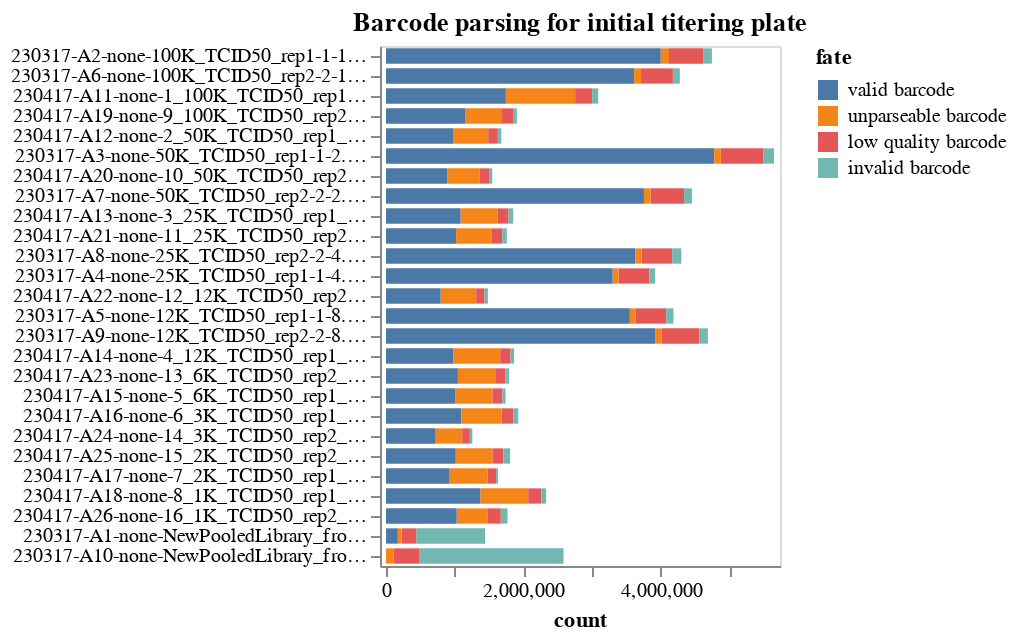

Write notebook code for a chart like this one.
### Markdown cell above
## Statistics on barcode-parsing for each sample
Make interactive chart of the "fates" of the sequencing reads parsed for each sample on the plate.

If most sequencing reads are not "valid barcodes", this could potentially indicate some problem in the sequencing or barcode set you are parsing.

Potential fates are:
 - *valid barcode*: barcode that matches a known virus or neutralization standard, we hope most reads are this.
 - *invalid barcode*: a barcode with proper flanking sequences, but does not match a known virus or neutralization standard. If you  have a lot of reads of this type, it is probably a good idea to look at the invalid barcode CSVs (in the `./results/barcode_invalid/` subdirectory created by the pipeline) to see what these invalid barcodes are.
 - *unparseable barcode*: could not parse a barcode from this read as there was not a sequence of the correct length with the appropriate flanking sequence.
 - *low quality barcode*: low-quality or `N` nucleotides in barcode, could indicate problem with sequencing.
 - *failed chastity filter*: reads that failed the Illumina chastity filter, if these are reported in the FASTQ (they may not be).

Also, if the number of reads per sample is very uneven, that could indicate that you did not do a good job of balancing the different samples in the Illumina sequencing.

### Code cell
fates = (
    pd.concat([pd.read_csv(f).assign(well=os.path.basename(f).strip('_fates.csv')) for f, s in zip(fate_csvs, samples)])
    .merge(samples_df, validate="many_to_one", on="well")
    .assign(
        fate_counts=lambda x: x.groupby("fate")["count"].transform("sum"),
        sample_well=lambda x: x["sample"] + " (" + x["well"] + ")",
    )
    .query("fate_counts > 0")[  # only keep fates with at least one count
        ["fate", "count", "well", "sample_well", "dilution_factor"]
    ]
)

assert len(fates) == len(fates.drop_duplicates())


sample_wells = list(
    fates.sort_values(["dilution_factor"])["sample_well"]
)



fates_chart = (
    alt.Chart(fates)
    .encode(
        alt.X("count", scale=alt.Scale(nice=False, padding=3)),
        alt.Y(
            "sample_well",
            title=None,
            sort=sample_wells,
        ),
        alt.Color("fate", sort=sorted(fates["fate"].unique(), reverse=True)),
        alt.Order("fate", sort="descending"),
        tooltip=fates.columns.tolist(),
    )
    .mark_bar(height={"band": 0.85})
    .properties(
        height=alt.Step(10),
        width=200,
        title=f"Barcode parsing for initial titering plate",
    )
    .configure_axis(grid=False)
)

fates_chart

### Figure 1 — Vega-Lite specification as saved in the notebook (floating-point values rounded to 4 significant figures)
{"config": {"view": {"continuousWidth": 300, "continuousHeight": 300}, "axis": {"grid": false}}, "data": {"name": "data-993ddbb044d21b4b674b8fb116f7ef4f"}, "mark": {"type": "bar", "height": {"band": 0.85}}, "encoding": {"color": {"field": "fate", "sort": ["valid barcode", "unparseable barcode", "low quality barcode", "invalid barcode"], "type": "nominal"}, "order": {"field": "fate", "sort": "descending", "type": "nominal"}, "tooltip": [{"field": "fate", "type": "nominal"}, {"field": "count", "type": "quantitative"}, {"field": "well", "type": "nominal"}, {"field": "sample_well", "type": "nominal"}, {"field": "dilution_factor", "type": "quantitative"}], "x": {"field": "count", "scale": {"nice": false, "padding": 3}, "type": "quantitative"}, "y": {"field": "sample_well", "sort": ["230317-A2-none-100K_TCID50_rep1-1-1.0 (A2)", "230317-A2-none-100K_TCID50_rep1-1-1.0 (A2)", "230317-A2-none-100K_TCID50_rep1-1-1.0 (A2)", "230317-A2-none-100K_TCID50_rep1-1-1.0 (A2)", "230317-A6-none-100K_TCID50_rep2-2-1.0 (A6)", "230317-A6-none-100K_TCID50_rep2-2-1.0 (A6)", "230317-A6-none-100K_TCID50_rep2-2-1.0 (A6)", "230317-A6-none-100K_TCID50_rep2-2-1.0 (A6)", "230417-A11-none-1_100K_TCID50_rep1_MOItest-1-1.0 (A11)", "230417-A11-none-1_100K_TCID50_rep1_MOItest-1-1.0 (A11)", "230417-A11-none-1_100K_TCID50_rep1_MOItest-1-1.0 (A11)", "230417-A11-none-1_100K_TCID50_rep1_MOItest-1-1.0 (A11)", "230417-A19-none-9_100K_TCID50_rep2_MOItest-2-1.0 (A19)", "230417-A19-none-9_100K_TCID50_rep2_MOItest-2-1.0 (A19)", "230417-A19-none-9_100K_TCID50_rep2_MOItest-2-1.0 (A19)", "230417-A19-none-9_100K_TCID50_rep2_MOItest-2-1.0 (A19)", "230417-A12-none-2_50K_TCID50_rep1_MOItest-1-2.0 (A12)", "230417-A12-none-2_50K_TCID50_rep1_MOItest-1-2.0 (A12)", "230417-A12-none-2_50K_TCID50_rep1_MOItest-1-2.0 (A12)", "230417-A12-none-2_50K_TCID50_rep1_MOItest-1-2.0 (A12)", "230317-A3-none-50K_TCID50_rep1-1-2.0 (A3)", "230317-A3-none-50K_TCID50_rep1-1-2.0 (A3)", "230317-A3-none-50K_TCID50_rep1-1-2.0 (A3)", "230317-A3-none-50K_TCID50_rep1-1-2.0 (A3)", "230417-A20-none-10_50K_TCID50_rep2_MOItest-2-2.0 (A20)", "230417-A20-none-10_50K_TCID50_rep2_MOItest-2-2.0 (A20)", "230417-A20-none-10_50K_TCID50_rep2_MOItest-2-2.0 (A20)", "230417-A20-none-10_50K_TCID50_rep2_MOItest-2-2.0 (A20)", "230317-A7-none-50K_TCID50_rep2-2-2.0 (A7)", "230317-A7-none-50K_TCID50_rep2-2-2.0 (A7)", "230317-A7-none-50K_TCID50_rep2-2-2.0 (A7)", "230317-A7-none-50K_TCID50_rep2-2-2.0 (A7)", "230417-A13-none-3_25K_TCID50_rep1_MOItest-1-4.0 (A13)", "230417-A13-none-3_25K_TCID50_rep1_MOItest-1-4.0 (A13)", "230417-A13-none-3_25K_TCID50_rep1_MOItest-1-4.0 (A13)", "230417-A13-none-3_25K_TCID50_rep1_MOItest-1-4.0 (A13)", "230417-A21-none-11_25K_TCID50_rep2_MOItest-2-4.0 (A21)", "230417-A21-none-11_25K_TCID50_rep2_MOItest-2-4.0 (A21)", "230417-A21-none-11_25K_TCID50_rep2_MOItest-2-4.0 (A21)", "230417-A21-none-11_25K_TCID50_rep2_MOItest-2-4.0 (A21)", "230317-A8-none-25K_TCID50_rep2-2-4.0 (A8)", "230317-A8-none-25K_TCID50_rep2-2-4.0 (A8)", "230317-A8-none-25K_TCID50_rep2-2-4.0 (A8)", "230317-A8-none-25K_TCID50_rep2-2-4.0 (A8)", "230317-A4-none-25K_TCID50_rep1-1-4.0 (A4)", "230317-A4-none-25K_TCID50_rep1-1-4.0 (A4)", "230317-A4-none-25K_TCID50_rep1-1-4.0 (A4)", "230317-A4-none-25K_TCID50_rep1-1-4.0 (A4)", "230417-A22-none-12_12K_TCID50_rep2_MOItest-2-8.0 (A22)", "230417-A22-none-12_12K_TCID50_rep2_MOItest-2-8.0 (A22)", "230417-A22-none-12_12K_TCID50_rep2_MOItest-2-8.0 (A22)", "230417-A22-none-12_12K_TCID50_rep2_MOItest-2-8.0 (A22)", "230317-A5-none-12K_TCID50_rep1-1-8.0 (A5)", "230317-A5-none-12K_TCID50_rep1-1-8.0 (A5)", "230317-A5-none-12K_TCID50_rep1-1-8.0 (A5)", "230317-A5-none-12K_TCID50_rep1-1-8.0 (A5)", "230317-A9-none-12K_TCID50_rep2-2-8.0 (A9)", "230317-A9-none-12K_TCID50_rep2-2-8.0 (A9)", "230317-A9-none-12K_TCID50_rep2-2-8.0 (A9)", "230317-A9-none-12K_TCID50_rep2-2-8.0 (A9)", "230417-A14-none-4_12K_TCID50_rep1_MOItest-1-8.0 (A14)", "230417-A14-none-4_12K_TCID50_rep1_MOItest-1-8.0 (A14)", "230417-A14-none-4_12K_TCID50_rep1_MOItest-1-8.0 (A14)", "230417-A14-none-4_12K_TCID50_rep1_MOItest-1-8.0 (A14)", "230417-A23-none-13_6K_TCID50_rep2_MOItest-2-16.0 (A23)", "230417-A23-none-13_6K_TCID50_rep2_MOItest-2-16.0 (A23)", "230417-A23-none-13_6K_TCID50_rep2_MOItest-2-16.0 (A23)", "230417-A23-none-13_6K_TCID50_rep2_MOItest-2-16.0 (A23)", "230417-A15-none-5_6K_TCID50_rep1_MOItest-1-16.0 (A15)", "230417-A15-none-5_6K_TCID50_rep1_MOItest-1-16.0 (A15)", "230417-A15-none-5_6K_TCID50_rep1_MOItest-1-16.0 (A15)", "230417-A15-none-5_6K_TCID50_rep1_MOItest-1-16.0 (A15)", "230417-A16-none-6_3K_TCID50_rep1_MOItest-1-32.0 (A16)", "230417-A16-none-6_3K_TCID50_rep1_MOItest-1-32.0 (A16)", "230417-A16-none-6_3K_TCID50_rep1_MOItest-1-32.0 (A16)", "230417-A16-none-6_3K_TCID50_rep1_MOItest-1-32.0 (A16)", "230417-A24-none-14_3K_TCID50_rep2_MOItest-2-32.0 (A24)", "230417-A24-none-14_3K_TCID50_rep2_MOItest-2-32.0 (A24)", "230417-A24-none-14_3K_TCID50_rep2_MOItest-2-32.0 (A24)", "230417-A24-none-14_3K_TCID50_rep2_MOItest-2-32.0 (A24)", "230417-A25-none-15_2K_TCID50_rep2_MOItest-2-64.0 (A25)", "230417-A25-none-15_2K_TCID50_rep2_MOItest-2-64.0 (A25)", "230417-A25-none-15_2K_TCID50_rep2_MOItest-2-64.0 (A25)", "230417-A25-none-15_2K_TCID50_rep2_MOItest-2-64.0 (A25)", "230417-A17-none-7_2K_TCID50_rep1_MOItest-1-64.0 (A17)", "230417-A17-none-7_2K_TCID50_rep1_MOItest-1-64.0 (A17)", "230417-A17-none-7_2K_TCID50_rep1_MOItest-1-64.0 (A17)", "230417-A17-none-7_2K_TCID50_rep1_MOItest-1-64.0 (A17)", "230417-A18-none-8_1K_TCID50_rep1_MOItest-1-128.0 (A18)", "230417-A18-none-8_1K_TCID50_rep1_MOItest-1-128.0 (A18)", "230417-A18-none-8_1K_TCID50_rep1_MOItest-1-128.0 (A18)", "230417-A18-none-8_1K_TCID50_rep1_MOItest-1-128.0 (A18)", "230417-A26-none-16_1K_TCID50_rep2_MOItest-2-128.0 (A26)", "230417-A26-none-16_1K_TCID50_rep2_MOItest-2-128.0 (A26)", "230417-A26-none-16_1K_TCID50_rep2_MOItest-2-128.0 (A26)", "230417-A26-none-16_1K_TCID50_rep2_MOItest-2-128.0 (A26)", "230317-A1-none-NewPooledLibrary_fromvRNA-1-nan (A1)", "230317-A1-none-NewPooledLibrary_fromvRNA-1-nan (A1)", "230317-A1-none-NewPooledLibrary_fromvRNA-1-nan (A1)", "230317-A1-none-NewPooledLibrary_fromvRNA-1-nan (A1)", "230317-A10-none-NewPooledLibrary_fromplasmid-1-nan (A10)", "230317-A10-none-NewPooledLibrary_fromplasmid-1-nan (A10)", "230317-A10-none-NewPooledLibrary_fromplasmid-1-nan (A10)", "230317-A10-none-NewPooledLibrary_fromplasmid-1-nan (A10)"], "title": null, "type": "nominal"}}, "height": {"step": 10}, "title": "Barcode parsing for initial titering plate", "width": 200, "$schema": "https://vega.github.io/schema/vega-lite/v5.16.3.json", "datasets": {"data-993ddbb044d21b4b674b8fb116f7ef4f": [{"fate": "invalid barcode", "count": 1004536, "well": "A1", "sample_well": "230317-A1-none-NewPooledLibrary_fromvRNA-1-nan (A1)", "dilution_factor": null}, {"fate": "low quality barcode", "count": 213195, "well": "A1", "sample_well": "230317-A1-none-NewPooledLibrary_fromvRNA-1-nan (A1)", "dilution_factor": null}, {"fate": "valid barcode", "count": 172585, "well": "A1", "sample_well": "230317-A1-none-NewPooledLibrary_fromvRNA-1-nan (A1)", "dilution_factor": null}, {"fate": "unparseable barcode", "count": 54292, "well": "A1", "sample_well": "230317-A1-none-NewPooledLibrary_fromvRNA-1-nan (A1)", "dilution_factor": null}, {"fate": "valid barcode", "count": 4003701, "well": "A2", "sample_well": "230317-A2-none-100K_TCID50_rep1-1-1.0 (A2)", "dilution_factor": 1.0}, {"fate": "low quality barcode", "count": 503718, "well": "A2", "sample_well": "230317-A2-none-100K_TCID50_rep1-1-1.0 (A2)", "dilution_factor": 1.0}, {"fate": "invalid barcode", "count": 122321, "well": "A2", "sample_well": "230317-A2-none-100K_TCID50_rep1-1-1.0 (A2)", "dilution_factor": 1.0}, {"fate": "unparseable barcode", "count": 119907, "well": "A2", "sample_well": "230317-A2-none-100K_TCID50_rep1-1-1.0 (A2)", "dilution_factor": 1.0}, {"fate": "valid barcode", "count": 4782458, "well": "A3", "sample_well": "230317-A3-none-50K_TCID50_rep1-1-2.0 (A3)", "dilution_factor": 2.0}, {"fate": "low quality barcode", "count": 623147, "well": "A3", "sample_well": "230317-A3-none-50K_TCID50_rep1-1-2.0 (A3)", "dilution_factor": 2.0}, {"fate": "invalid barcode", "count": 152097, "well": "A3", "sample_well": "230317-A3-none-50K_TCID50_rep1-1-2.0 (A3)", "dilution_factor": 2.0}, {"fate": "unparseable barcode", "count": 96209, "well": "A3", "sample_well": "230317-A3-none-50K_TCID50_rep1-1-2.0 (A3)", "dilution_factor": 2.0}, {"fate": "valid barcode", "count": 3303830, "well": "A4", "sample_well": "230317-A4-none-25K_TCID50_rep1-1-4.0 (A4)", "dilution_factor": 4.0}, {"fate": "low quality barcode", "count": 450329, "well": "A4", "sample_well": "230317-A4-none-25K_TCID50_rep1-1-4.0 (A4)", "dilution_factor": 4.0}, {"fate": "unparseable barcode", "count": 84927, "well": "A4", "sample_well": "230317-A4-none-25K_TCID50_rep1-1-4.0 (A4)", "dilution_factor": 4.0}, {"fate": "invalid barcode", "count": 83010, "well": "A4", "sample_well": "230317-A4-none-25K_TCID50_rep1-1-4.0 (A4)", "dilution_factor": 4.0}, {"fate": "valid barcode", "count": 3553123, "well": "A5", "sample_well": "230317-A5-none-12K_TCID50_rep1-1-8.0 (A5)", "dilution_factor": 8.0}, {"fate": "low quality barcode", "count": 442637, "well": "A5", "sample_well": "230317-A5-none-12K_TCID50_rep1-1-8.0 (A5)", "dilution_factor": 8.0}, {"fate": "invalid barcode", "count": 106345, "well": "A5", "sample_well": "230317-A5-none-12K_TCID50_rep1-1-8.0 (A5)", "dilution_factor": 8.0}, {"fate": "unparseable barcode", "count": 87539, "well": "A5", "sample_well": "230317-A5-none-12K_TCID50_rep1-1-8.0 (A5)", "dilution_factor": 8.0}, {"fate": "valid barcode", "count": 3615764, "well": "A6", "sample_well": "230317-A6-none-100K_TCID50_rep2-2-1.0 (A6)", "dilution_factor": 1.0}, {"fate": "low quality barcode", "count": 464398, "well": "A6", "sample_well": "230317-A6-none-100K_TCID50_rep2-2-1.0 (A6)", "dilution_factor": 1.0}, {"fate": "invalid barcode", "count": 100902, "well": "A6", "sample_well": "230317-A6-none-100K_TCID50_rep2-2-1.0 (A6)", "dilution_factor": 1.0}, {"fate": "unparseable barcode", "count": 100636, "well": "A6", "sample_well": "230317-A6-none-100K_TCID50_rep2-2-1.0 (A6)", "dilution_factor": 1.0}, {"fate": "valid barcode", "count": 3759100, "well": "A7", "sample_well": "230317-A7-none-50K_TCID50_rep2-2-2.0 (A7)", "dilution_factor": 2.0}, {"fate": "low quality barcode", "count": 490540, "well": "A7", "sample_well": "230317-A7-none-50K_TCID50_rep2-2-2.0 (A7)", "dilution_factor": 2.0}, {"fate": "invalid barcode", "count": 114115, "well": "A7", "sample_well": "230317-A7-none-50K_TCID50_rep2-2-2.0 (A7)", "dilution_factor": 2.0}, {"fate": "unparseable barcode", "count": 94826, "well": "A7", "sample_well": "230317-A7-none-50K_TCID50_rep2-2-2.0 (A7)", "dilution_factor": 2.0}, {"fate": "valid barcode", "count": 3636028, "well": "A8", "sample_well": "230317-A8-none-25K_TCID50_rep2-2-4.0 (A8)", "dilution_factor": 4.0}, {"fate": "low quality barcode", "count": 442901, "well": "A8", "sample_well": "230317-A8-none-25K_TCID50_rep2-2-4.0 (A8)", "dilution_factor": 4.0}, {"fate": "invalid barcode", "count": 133272, "well": "A8", "sample_well": "230317-A8-none-25K_TCID50_rep2-2-4.0 (A8)", "dilution_factor": 4.0}, {"fate": "unparseable barcode", "count": 91574, "well": "A8", "sample_well": "230317-A8-none-25K_TCID50_rep2-2-4.0 (A8)", "dilution_factor": 4.0}, {"fate": "valid barcode", "count": 3929089, "well": "A9", "sample_well": "230317-A9-none-12K_TCID50_rep2-2-8.0 (A9)", "dilution_factor": 8.0}, {"fate": "low quality barcode", "count": 549156, "well": "A9", "sample_well": "230317-A9-none-12K_TCID50_rep2-2-8.0 (A9)", "dilution_factor": 8.0}, {"fate": "invalid barcode", "count": 122156, "well": "A9", "sample_well": "230317-A9-none-12K_TCID50_rep2-2-8.0 (A9)", "dilution_factor": 8.0}, {"fate": "unparseable barcode", "count": 90805, "well": "A9", "sample_well": "230317-A9-none-12K_TCID50_rep2-2-8.0 (A9)", "dilution_factor": 8.0}, {"fate": "invalid barcode", "count": 2105067, "well": "A10", "sample_well": "230317-A10-none-NewPooledLibrary_fromplasmid-1-nan (A10)", "dilution_factor": null}, {"fate": "low quality barcode", "count": 370637, "well": "A10", "sample_well": "230317-A10-none-NewPooledLibrary_fromplasmid-1-nan (A10)", "dilution_factor": null}, {"fate": "unparseable barcode", "count": 111399, "well": "A10", "sample_well": "230317-A10-none-NewPooledLibrary_fromplasmid-1-nan (A10)", "dilution_factor": null}, {"fate": "valid barcode", "count": 17, "well": "A10", "sample_well": "230317-A10-none-NewPooledLibrary_fromplasmid-1-nan (A10)", "dilution_factor": null}, {"fate": "valid barcode", "count": 1746594, "well": "A11", "sample_well": "230417-A11-none-1_100K_TCID50_rep1_MOItest-1-1.0 (A11)", "dilution_factor": 1.0}, {"fate": "unparseable barcode", "count": 1009833, "well": "A11", "sample_well": "230417-A11-none-1_100K_TCID50_rep1_MOItest-1-1.0 (A11)", "dilution_factor": 1.0}, {"fate": "low quality barcode", "count": 247279, "well": "A11", "sample_well": "230417-A11-none-1_100K_TCID50_rep1_MOItest-1-1.0 (A11)", "dilution_factor": 1.0}, {"fate": "invalid barcode", "count": 88356, "well": "A11", "sample_well": "230417-A11-none-1_100K_TCID50_rep1_MOItest-1-1.0 (A11)", "dilution_factor": 1.0}, {"fate": "valid barcode", "count": 985962, "well": "A12", "sample_well": "230417-A12-none-2_50K_TCID50_rep1_MOItest-1-2.0 (A12)", "dilution_factor": 2.0}, {"fate": "unparseable barcode", "count": 503322, "well": "A12", "sample_well": "230417-A12-none-2_50K_TCID50_rep1_MOItest-1-2.0 (A12)", "dilution_factor": 2.0}, {"fate": "low quality barcode", "count": 140503, "well": "A12", "sample_well": "230417-A12-none-2_50K_TCID50_rep1_MOItest-1-2.0 (A12)", "dilution_factor": 2.0}, {"fate": "invalid barcode", "count": 50551, "well": "A12", "sample_well": "230417-A12-none-2_50K_TCID50_rep1_MOItest-1-2.0 (A12)", "dilution_factor": 2.0}, {"fate": "valid barcode", "count": 1088001, "well": "A13", "sample_well": "230417-A13-none-3_25K_TCID50_rep1_MOItest-1-4.0 (A13)", "dilution_factor": 4.0}, {"fate": "unparseable barcode", "count": 541227, "well": "A13", "sample_well": "230417-A13-none-3_25K_TCID50_rep1_MOItest-1-4.0 (A13)", "dilution_factor": 4.0}, {"fate": "low quality barcode", "count": 156040, "well": "A13", "sample_well": "230417-A13-none-3_25K_TCID50_rep1_MOItest-1-4.0 (A13)", "dilution_factor": 4.0}, {"fate": "invalid barcode", "count": 68718, "well": "A13", "sample_well": "230417-A13-none-3_25K_TCID50_rep1_MOItest-1-4.0 (A13)", "dilution_factor": 4.0}, {"fate": "valid barcode", "count": 985109, "well": "A14", "sample_well": "230417-A14-none-4_12K_TCID50_rep1_MOItest-1-8.0 (A14)", "dilution_factor": 8.0}, {"fate": "unparseable barcode", "count": 678360, "well": "A14", "sample_well": "230417-A14-none-4_12K_TCID50_rep1_MOItest-1-8.0 (A14)", "dilution_factor": 8.0}, {"fate": "low quality barcode", "count": 151036, "well": "A14", "sample_well": "230417-A14-none-4_12K_TCID50_rep1_MOItest-1-8.0 (A14)", "dilution_factor": 8.0}, {"fate": "invalid barcode", "count": 52293, "well": "A14", "sample_well": "230417-A14-none-4_12K_TCID50_rep1_MOItest-1-8.0 (A14)", "dilution_factor": 8.0}, {"fate": "valid barcode", "count": 1008268, "well": "A15", "sample_well": "230417-A15-none-5_6K_TCID50_rep1_MOItest-1-16.0 (A15)", "dilution_factor": 16.0}, {"fate": "unparseable barcode", "count": 543098, "well": "A15", "sample_well": "230417-A15-none-5_6K_TCID50_rep1_MOItest-1-16.0 (A15)", "dilution_factor": 16.0}, {"fate": "low quality barcode", "count": 145299, "well": "A15", "sample_well": "230417-A15-none-5_6K_TCID50_rep1_MOItest-1-16.0 (A15)", "dilution_factor": 16.0}, {"fate": "invalid barcode", "count": 46274, "well": "A15", "sample_well": "230417-A15-none-5_6K_TCID50_rep1_MOItest-1-16.0 (A15)", "dilution_factor": 16.0}, {"fate": "valid barcode", "count": 1097095, "well": "A16", "sample_well": "230417-A16-none-6_3K_TCID50_rep1_MOItest-1-32.0 (A16)", "dilution_factor": 32.0}, {"fate": "unparseable barcode", "count": 588088, "well": "A16", "sample_well": "230417-A16-none-6_3K_TCID50_rep1_MOItest-1-32.0 (A16)", "dilution_factor": 32.0}, {"fate": "low quality barcode", "count": 171518, "well": "A16", "sample_well": "230417-A16-none-6_3K_TCID50_rep1_MOItest-1-32.0 (A16)", "dilution_factor": 32.0}, {"fate": "invalid barcode", "count": 70590, "well": "A16", "sample_well": "230417-A16-none-6_3K_TCID50_rep1_MOItest-1-32.0 (A16)", "dilution_factor": 32.0}, {"fate": "valid barcode", "count": 927947, "well": "A17", "sample_well": "230417-A17-none-7_2K_TCID50_rep1_MOItest-1-64.0 (A17)", "dilution_factor": 64.0}, {"fate": "unparseable barcode", "count": 552010, "well": "A17", "sample_well": "230417-A17-none-7_2K_TCID50_rep1_MOItest-1-64.0 (A17)", "dilution_factor": 64.0}, {"fate": "low quality barcode", "count": 124536, "well": "A17", "sample_well": "230417-A17-none-7_2K_TCID50_rep1_MOItest-1-64.0 (A17)", "dilution_factor": 64.0}, {"fate": "invalid barcode", "count": 28944, "well": "A17", "sample_well": "230417-A17-none-7_2K_TCID50_rep1_MOItest-1-64.0 (A17)", "dilution_factor": 64.0}, {"fate": "valid barcode", "count": 1377380, "well": "A18", "sample_well": "230417-A18-none-8_1K_TCID50_rep1_MOItest-1-128.0 (A18)", "dilution_factor": 128.0}, {"fate": "unparseable barcode", "count": 694714, "well": "A18", "sample_well": "230417-A18-none-8_1K_TCID50_rep1_MOItest-1-128.0 (A18)", "dilution_factor": 128.0}, {"fate": "low quality barcode", "count": 190259, "well": "A18", "sample_well": "230417-A18-none-8_1K_TCID50_rep1_MOItest-1-128.0 (A18)", "dilution_factor": 128.0}, {"fate": "invalid barcode", "count": 71791, "well": "A18", "sample_well": "230417-A18-none-8_1K_TCID50_rep1_MOItest-1-128.0 (A18)", "dilution_factor": 128.0}, {"fate": "valid barcode", "count": 1152138, "well": "A19", "sample_well": "230417-A19-none-9_100K_TCID50_rep2_MOItest-2-1.0 (A19)", "dilution_factor": 1.0}, {"fate": "unparseable barcode", "count": 538655, "well": "A19", "sample_well": "230417-A19-none-9_100K_TCID50_rep2_MOItest-2-1.0 (A19)", "dilution_factor": 1.0}, {"fate": "low quality barcode", "count": 160496, "well": "A19", "sample_well": "230417-A19-none-9_100K_TCID50_rep2_MOItest-2-1.0 (A19)", "dilution_factor": 1.0}, {"fate": "invalid barcode", "count": 55631, "well": "A19", "sample_well": "230417-A19-none-9_100K_TCID50_rep2_MOItest-2-1.0 (A19)", "dilution_factor": 1.0}, {"fate": "valid barcode", "count": 896563, "well": "A20", "sample_well": "230417-A20-none-10_50K_TCID50_rep2_MOItest-2-2.0 (A20)", "dilution_factor": 2.0}, {"fate": "unparseable barcode", "count": 471285, "well": "A20", "sample_well": "230417-A20-none-10_50K_TCID50_rep2_MOItest-2-2.0 (A20)", "dilution_factor": 2.0}, {"fate": "low quality barcode", "count": 133823, "well": "A20", "sample_well": "230417-A20-none-10_50K_TCID50_rep2_MOItest-2-2.0 (A20)", "dilution_factor": 2.0}, {"fate": "invalid barcode", "count": 46870, "well": "A20", "sample_well": "230417-A20-none-10_50K_TCID50_rep2_MOItest-2-2.0 (A20)", "dilution_factor": 2.0}, {"fate": "valid barcode", "count": 1021815, "well": "A21", "sample_well": "230417-A21-none-11_25K_TCID50_rep2_MOItest-2-4.0 (A21)", "dilution_factor": 4.0}, {"fate": "unparseable barcode", "count": 520417, "well": "A21", "sample_well": "230417-A21-none-11_25K_TCID50_rep2_MOItest-2-4.0 (A21)", "dilution_factor": 4.0}, {"fate": "low quality barcode", "count": 152782, "well": "A21", "sample_well": "230417-A21-none-11_25K_TCID50_rep2_MOItest-2-4.0 (A21)", "dilution_factor": 4.0}, {"fate": "invalid barcode", "count": 65719, "well": "A21", "sample_well": "230417-A21-none-11_25K_TCID50_rep2_MOItest-2-4.0 (A21)", "dilution_factor": 4.0}, {"fate": "valid barcode", "count": 797467, "well": "A22", "sample_well": "230417-A22-none-12_12K_TCID50_rep2_MOItest-2-8.0 (A22)", "dilution_factor": 8.0}, {"fate": "unparseable barcode", "count": 516522, "well": "A22", "sample_well": "230417-A22-none-12_12K_TCID50_rep2_MOItest-2-8.0 (A22)", "dilution_factor": 8.0}, {"fate": "low quality barcode", "count": 121893, "well": "A22", "sample_well": "230417-A22-none-12_12K_TCID50_rep2_MOItest-2-8.0 (A22)", "dilution_factor": 8.0}, {"fate": "invalid barcode", "count": 49144, "well": "A22", "sample_well": "230417-A22-none-12_12K_TCID50_rep2_MOItest-2-8.0 (A22)", "dilution_factor": 8.0}, {"fate": "valid barcode", "count": 1047869, "well": "A23", "sample_well": "230417-A23-none-13_6K_TCID50_rep2_MOItest-2-16.0 (A23)", "dilution_factor": 16.0}, {"fate": "unparseable barcode", "count": 544857, "well": "A23", "sample_well": "230417-A23-none-13_6K_TCID50_rep2_MOItest-2-16.0 (A23)", "dilution_factor": 16.0}, {"fate": "low quality barcode", "count": 148184, "well": "A23", "sample_well": "230417-A23-none-13_6K_TCID50_rep2_MOItest-2-16.0 (A23)", "dilution_factor": 16.0}, {"fate": "invalid barcode", "count": 51610, "well": "A23", "sample_well": "230417-A23-none-13_6K_TCID50_rep2_MOItest-2-16.0 (A23)", "dilution_factor": 16.0}, {"fate": "valid barcode", "count": 724508, "well": "A24", "sample_well": "230417-A24-none-14_3K_TCID50_rep2_MOItest-2-32.0 (A24)", "dilution_factor": 32.0}, {"fate": "unparseable barcode", "count": 386408, "well": "A24", "sample_well": "230417-A24-none-14_3K_TCID50_rep2_MOItest-2-32.0 (A24)", "dilution_factor": 32.0}, {"fate": "low quality barcode", "count": 111312, "well": "A24", "sample_well": "230417-A24-none-14_3K_TCID50_rep2_MOItest-2-32.0 (A24)", "dilution_factor": 32.0}, {"fate": "invalid barcode", "count": 36051, "well": "A24", "sample_well": "230417-A24-none-14_3K_TCID50_rep2_MOItest-2-32.0 (A24)", "dilution_factor": 32.0}, {"fate": "valid barcode", "count": 1016734, "well": "A25", "sample_well": "230417-A25-none-15_2K_TCID50_rep2_MOItest-2-64.0 (A25)", "dilution_factor": 64.0}, {"fate": "unparseable barcode", "count": 535432, "well": "A25", "sample_well": "230417-A25-none-15_2K_TCID50_rep2_MOItest-2-64.0 (A25)", "dilution_factor": 64.0}, {"fate": "low quality barcode", "count": 159936, "well": "A25", "sample_well": "230417-A25-none-15_2K_TCID50_rep2_MOItest-2-64.0 (A25)", "dilution_factor": 64.0}, {"fate": "invalid barcode", "count": 97611, "well": "A25", "sample_well": "230417-A25-none-15_2K_TCID50_rep2_MOItest-2-64.0 (A25)", "dilution_factor": 64.0}, {"fate": "valid barcode", "count": 1031586, "well": "A26", "sample_well": "230417-A26-none-16_1K_TCID50_rep2_MOItest-2-128.0 (A26)", "dilution_factor": 128.0}, {"fate": "unparseable barcode", "count": 453338, "well": "A26", "sample_well": "230417-A26-none-16_1K_TCID50_rep2_MOItest-2-128.0 (A26)", "dilution_factor": 128.0}, {"fate": "low quality barcode", "count": 188247, "well": "A26", "sample_well": "230417-A26-none-16_1K_TCID50_rep2_MOItest-2-128.0 (A26)", "dilution_factor": 128.0}, {"fate": "invalid barcode", "count": 98199, "well": "A26", "sample_well": "230417-A26-none-16_1K_TCID50_rep2_MOItest-2-128.0 (A26)", "dilution_factor": 128.0}]}}
